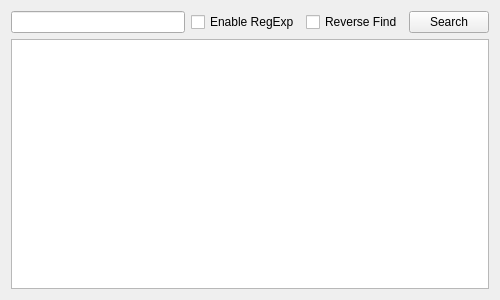
<?xml version="1.0" encoding="UTF-8"?>
<ui version="4.0">
 <class>Form</class>
 <widget class="QWidget" name="Form">
  <property name="geometry">
   <rect>
    <x>0</x>
    <y>0</y>
    <width>500</width>
    <height>300</height>
   </rect>
  </property>
  <property name="minimumSize">
   <size>
    <width>500</width>
    <height>300</height>
   </size>
  </property>
  <property name="windowTitle">
   <string>Form</string>
  </property>
  <layout class="QVBoxLayout" name="verticalLayout">
   <item>
    <layout class="QHBoxLayout" name="horizontalLayout">
     <item>
      <widget class="QLineEdit" name="line_search"/>
     </item>
     <item>
      <widget class="QCheckBox" name="btn_regexp">
       <property name="text">
        <string>Enable RegExp</string>
       </property>
      </widget>
     </item>
     <item>
      <widget class="QCheckBox" name="btn_reverse">
       <property name="text">
        <string>Reverse Find</string>
       </property>
      </widget>
     </item>
     <item>
      <widget class="QPushButton" name="btn_search">
       <property name="text">
        <string>Search</string>
       </property>
      </widget>
     </item>
    </layout>
   </item>
   <item>
    <widget class="QTextEdit" name="cellText"/>
   </item>
  </layout>
 </widget>
 <resources/>
 <connections>
  <connection>
   <sender>btn_search</sender>
   <signal>clicked()</signal>
   <receiver>Form</receiver>
   <slot>searchText()</slot>
   <hints>
    <hint type="sourcelabel">
     <x>460</x>
     <y>22</y>
    </hint>
    <hint type="destinationlabel">
     <x>502</x>
     <y>31</y>
    </hint>
   </hints>
  </connection>
 </connections>
 <slots>
  <slot>searchText()</slot>
 </slots>
</ui>
